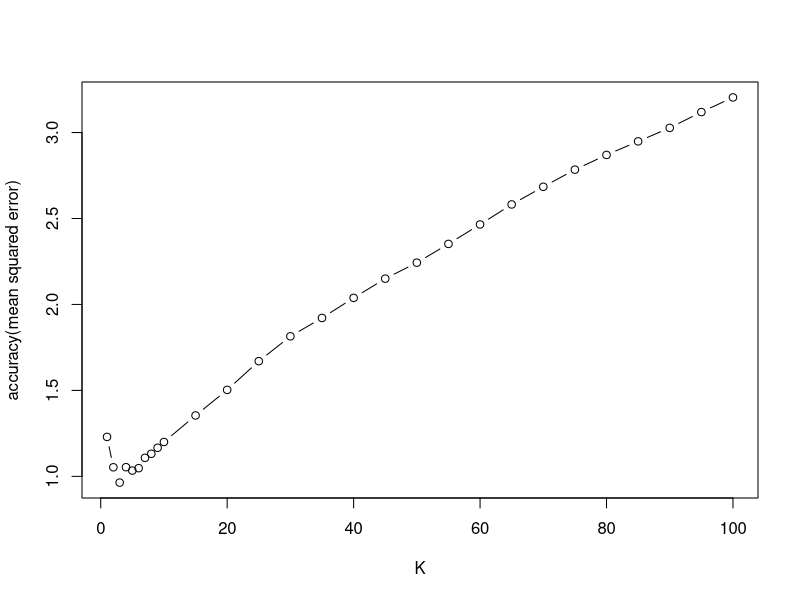

The R source for this figure:
## ---- chunk 1
# Clear entire workspace
rm(list=ls())

# l2 norm distance
mydist <- function(x1, x2) {
    #data <- t(apply(x2, 1, function(x) x-x1))
    data <- sweep(x2, 2, x1);
    return (sqrt(apply((data)^2, 1, sum)))
}

# Get most frequent 
getmode <- function(v) {
   uniqv <- unique(v)
   uniqv[which.max(tabulate(match(v, uniqv)))]
}

# KNN
myknn <- function(xtest, xtrain, ytrain, k) {
    # Initialte a vector for storing results.
    result <- rep(0, times = nrow(xtest))
    for( c in (1:nrow(xtest)))
    {
      dimMatrix <- mydist(xtest[c,],xtrain)
      # Sort by indices and take the order of them (top k)
      top_indices = order(dimMatrix, decreasing=FALSE)[1:k]
      result[c] <- mean(ytrain[top_indices])
    }
    return <- result
}
## ---- chunk 2

# This section is only a test of functionality of myknn.
# xtest is 2 by 5 matrix
xtest <- matrix(1:10, ncol=5, byrow=TRUE)
# xtrain is 20 by 5 matrix
xtrain <- matrix(1:100, ncol=5, byrow=TRUE)
# ytrain is 20 length vector
ytrain <- c(1,0,1,0,1,0,1,0,1,0,1,0,1,0,1,0,1,0,1,0)

# a is expected as a 2 length vector
a<- myknn(xtest, xtrain, ytrain, 3)
print(a)
## ---- chunk 3
# Initialize random seed
set.seed(1)

# Use library MASS for generating multi dimension normal distribution
library(MASS)

# Mean
my_mean <- c(1,2,3,4,5)
my_var <- matrix(rep(0, 25), nrow=5, ncol=5)
for( i in c(1:5))
{
  for(j in c(1:5))
  {
    my_var[i,j] = 0.5^(abs(i-j))
  }
}

x <- mvrnorm(1000,my_mean,my_var)

y <- x[,1]+x[,2]+(x[,3]-2.5)^2+rnorm(1,0,1)

print("The first three data: ")
print(x[1:3,])

print(y[1:3])

## ---- chunk 4
split_count <- 400
x_train <- x[1:split_count,]
x_test <- x[(split_count+1):1000,]
y_train <- y[1:split_count]
y_test <- y[(split_count+1):1000]

predictions <- myknn(x_test, x_train, y_train, 5)
sum((predictions - y_test)^2)/600

## ---- chunk 5
k_collection <- c(1,2,3,4,5,6,7,8,9,10,15,20,25,30,35,40,45,50,55,60,65,70,75,80,85,90,95,100)

y_collection <- rep(0, times = length(k_collection))

y_index <- 1

for(k in k_collection)
{
  predictions <- myknn(x_test, x_train, y_train, k)
  y_collection[y_index] <- sum((predictions - y_test)^2)/600
  y_index <- y_index+1
}

plot(k_collection, y_collection,type="b", xlab = "K", ylab="accuracy(mean squared error)")
